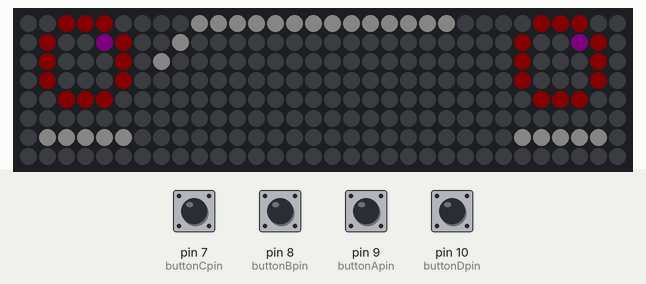
Bench run of a sketch on a simulated Arduino Uno, built with avr-gcc and run on an emulated ATmega328P. On the bench: 32×8 RGB LED matrix (first LED top left, wired row by row). The test bench sets the inputs (shaded band); at power-on: pin 7 (buttonCpin), pin 8 (buttonBpin), pin 9 (buttonApin), pin 10 (buttonDpin) HIGH. Dim RGB values are drawn brighter than linear; random numbers use the default seed unless the sketch sets one; what the sketch prints to the serial monitor is not drawn.

Above: at 5.7 s.
5.8 s: pin 8 (buttonBpin) pulled LOW for 1 s
At 9.13 s:
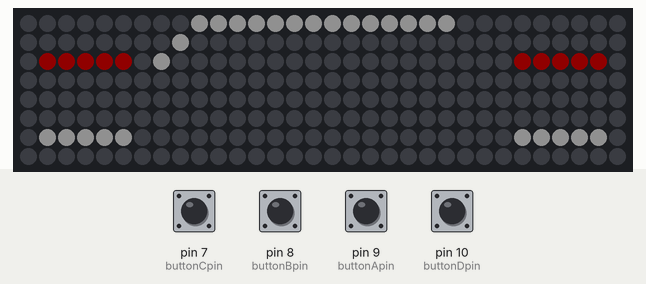
9.8 s: pin 10 (buttonDpin) pulled LOW for 0.25 s
At 10.41 s:
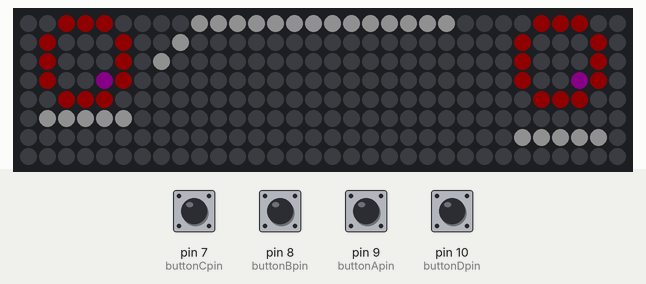
11.8 s: pin 7 (buttonCpin) pulled LOW for 0.25 s
At 12.57 s:
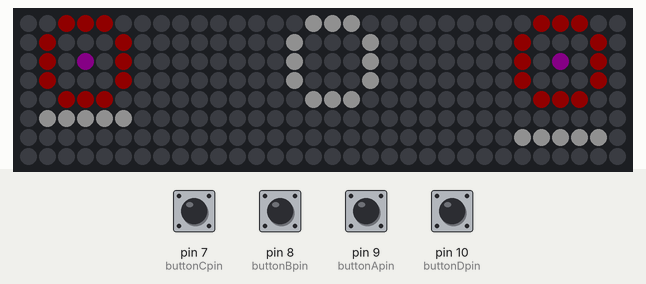
13.7 s: pin 9 (buttonApin) pulled LOW for 0.25 s
At 14.13 s:
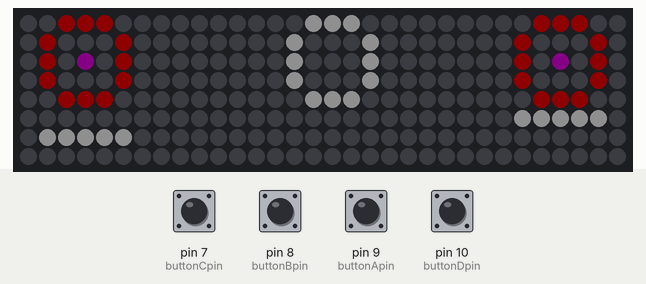
15.4 s: pin 7 (buttonCpin) pulled LOW for 1 s
At 16.05 s:
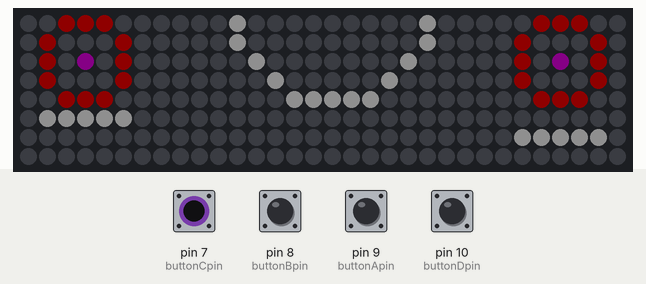
17.9 s: pin 8 (buttonBpin) pulled LOW for 0.25 s
At 18.43 s:
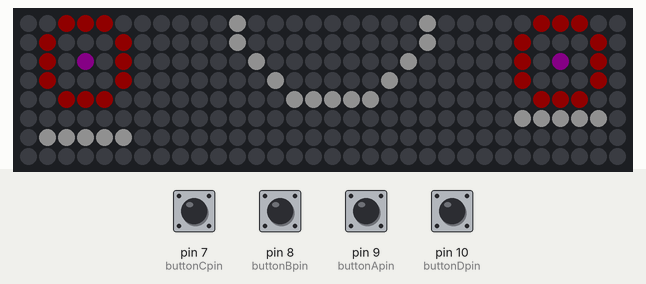
Timing chart, 0 to 20.6 s (numbered marks = the images above; inputs shaded):
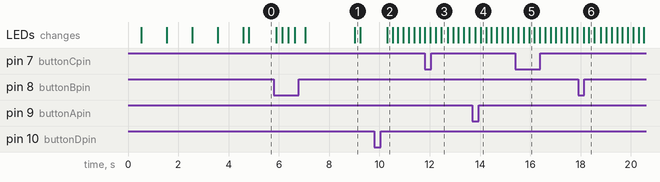

The sketch:

_OLD_Led_MAtrix_Face.ino
```cpp
#include <FastLED.h>        //https://github.com/FastLED/FastLED
#include <LEDMatrix.h>      //https://github.com/Jorgen-VikingGod/LEDMatrix
//#include "SR04.h"
//#define TRIG_PIN 12
//#define ECHO_PIN 11
//SR04 sr04 = SR04(ECHO_PIN, TRIG_PIN);
//long a;

const int SW_pin = 2; // digital pin connected to switch output
const int X_pin = 0; // analog pin connected to X output
const int Y_pin = 1; // analog pin connected to Y output

// Change the next defines to match your matrix type and size
#define DATA_PIN            6

#define COLOR_ORDER         GRB
#define CHIPSET             WS2812B

// initial matrix layout (to get led strip index by x/y)
#define MATRIX_WIDTH        32
#define MATRIX_HEIGHT       8
#define MATRIX_TYPE         VERTICAL_ZIGZAG_MATRIX
#define MATRIX_SIZE         (MATRIX_WIDTH*MATRIX_HEIGHT)
#define NUMPIXELS           MATRIX_SIZE

// create our matrix based on matrix definition
cLEDMatrix<MATRIX_WIDTH, MATRIX_HEIGHT, MATRIX_TYPE> leds;
int buttonApin = 9;
int buttonBpin = 8;
int buttonCpin = 7;
int buttonDpin = 10;
int testcounter;

uint8_t hue;
int16_t counter;
bool eyeMove = true;
int countermax = 20;
void setup()
{
  pinMode(buttonApin, INPUT_PULLUP);
  pinMode(buttonBpin, INPUT_PULLUP);
  pinMode(buttonCpin, INPUT_PULLUP);
  pinMode(buttonDpin, INPUT_PULLUP);
  pinMode(SW_pin, INPUT);
  digitalWrite(SW_pin, HIGH);
  // initial LEDs
  FastLED.addLeds<CHIPSET, DATA_PIN, COLOR_ORDER>(leds[0], leds.Size()).setCorrection(TypicalSMD5050);
  FastLED.setCorrection(TypicalLEDStrip);
  FastLED.setBrightness(8);
  FastLED.clear(true);
  delay(500);
  FastLED.showColor(CRGB::Red);
  delay(1000);
  FastLED.showColor(CRGB::Green);
  delay(1000);
  FastLED.showColor(CRGB::Blue);
  delay(1000);
  FastLED.showColor(CRGB::White);
  delay(1000);
  FastLED.clear(true);
  Serial.begin(9600);

  hue = 0;
  counter = 0;

}
int brightness = 12;
int lookDir = 7;
//up0
//down1
//left2
//right3
//upleft4
//upright5
//downleft6
//downright7
//center8
int mouthState = 0;
int counterMouth = 0;
int lastStateC = HIGH;
int currentStateC;
int lastStateD = HIGH;
int currentStateD;
int browState = 0;
int pupilCount = 0;
int pupilMax = 20;
int pupilDefaultCounter;


void loop()
{

  if (testcounter == 10000){
      FastLED.setBrightness(brightness);
  FastLED.clear(true);
  delay(500);
  FastLED.showColor(CRGB::Red);
  delay(1000);
  FastLED.showColor(CRGB::Green);
  delay(1000);
  FastLED.showColor(CRGB::Blue);
  delay(1000);
  FastLED.showColor(CRGB::White);
  delay(1000);
  FastLED.clear(true);
  testcounter = 0;
  }


testcounter++;
  int16_t sx, sy, x, y;
  uint8_t h;

  FastLED.clear();
  pupilCount++;
  counter++;
  pupilDefaultCounter++;
  h = hue;
  //FastLED.showColor(CRGB(153,153,255));
  //leds.DrawFilledRectangle(0,0,32,8,CRGB(0,0,255));
  currentStateC = digitalRead(buttonCpin);
  currentStateD = digitalRead(buttonDpin);
  leds.DrawCircle(3, 5, 2, CHSV(h, 255, 255));
  // leds.DrawLine(3, 5, 3, 5, CRGB::Purple);
  eyeL(lookDir);
  leds.DrawCircle(28, 5, 2, CHSV(h, 255, 255));
  //leds.DrawLine(28, 5, 28, 5, CRGB(255, 0, 255));
  eyeR(lookDir);
  mouth(mouthState);
  eyebrows(browState);

  //delay(400);

  if (counter >= countermax) {
    //lookDir = "center";
    leds.DrawCircle(3, 5, 2, CHSV(0, 0, 0));
    leds.DrawLine(3, 5, 3, 5, CRGB::Black);
    leds.DrawLine(1, 5, 5, 5, CRGB::Red);
    leds.DrawCircle(28, 5, 2, CHSV(0, 0, 0));
    leds.DrawLine(28, 5, 28, 5, CRGB(0, 0, 0));
    leds.DrawLine(26, 5, 30, 5, CRGB::Red);
    delay(50);
    counter = 0;
    countermax = random(10, 50);
  }
  if (pupilCount >= pupilMax){
    pupilMax = random(50,300);
    pupilCount = 0;
    pupilDefaultCounter = 0;
    lookDir = random(0,9);

  }
  if(pupilDefaultCounter >= 10){
    lookDir = 8;
  }


  if (digitalRead(buttonApin) == LOW) {
    Serial.print(brightness);
    brightness--;
    FastLED.setBrightness(brightness);
    delay(30);


  }
  if (digitalRead(buttonBpin) == LOW) {
    Serial.print(brightness);
    brightness++;
    FastLED.setBrightness(brightness);
    delay(30);


  }
  if (currentStateC == LOW && lastStateC == HIGH ) {


    if (counterMouth <= 3) {
      mouthState++;
      counterMouth++;
      Serial.print(mouthState);
    } else {
      counterMouth = 0;
      mouthState = 0;
    }

  }
    if (currentStateD == LOW && lastStateD == HIGH ) {


    if (browState < 3) {
        browState++;
      Serial.print(mouthState);
    } else {
      browState = 0;
    }

  }

  lastStateC = currentStateC;
  lastStateD = currentStateD;
  FastLED.show();
}

void eyeL(int leftLook) {
  if (leftLook == 0) {
    leds.DrawLine(3, 5, 3, 5, CRGB::Black);
    leds.DrawLine(3, 4, 3, 4, CRGB::Purple);
  } else if (leftLook == 1) {
    leds.DrawLine(3, 5, 3, 5, CRGB::Black);
    leds.DrawLine(3, 6, 3, 6, CRGB::Purple);
  } else if (leftLook == 2) {
    leds.DrawLine(3, 5, 3, 5, CRGB::Black);
    leds.DrawLine(2, 5, 2, 5, CRGB::Purple);
  } else   if (leftLook == 3) {
    leds.DrawLine(3, 5, 3, 5, CRGB::Black);
    leds.DrawLine(4, 5, 4, 5, CRGB::Purple);
  } else   if (leftLook == 4) {
    leds.DrawLine(3, 5, 3, 5, CRGB::Black);
    leds.DrawLine(2, 4, 2, 4, CRGB::Purple);
  } else   if (leftLook == 5) {
    leds.DrawLine(3, 5, 3, 5, CRGB::Black);
    leds.DrawLine(4, 4, 4, 4, CRGB::Purple);
  } else  if (leftLook == 6) {
    leds.DrawLine(3, 5, 3, 5, CRGB::Black);
    leds.DrawLine(2, 6, 2,6, CRGB::Purple);
  } else   if (leftLook == 7) {
    leds.DrawLine(3, 5, 3, 5, CRGB::Black);
    leds.DrawLine(4, 6, 4, 6, CRGB::Purple);
  } else if (leftLook == 8) {
    leds.DrawLine(3, 5, 3, 5, CRGB::Purple);
  }
}
void eyeR(int rightLook) {
  if (rightLook==0) {
    leds.DrawLine(28, 4, 28, 4, CRGB::Purple);
    leds.DrawLine(28, 5, 28, 5, CRGB(0, 0, 0));
  } else if (rightLook==1) {
    leds.DrawLine(28, 6, 28, 6, CRGB::Purple);
    leds.DrawLine(28, 5, 28, 5, CRGB(0, 0, 0));
  } else if (rightLook==2) {
    leds.DrawLine(27, 5, 27, 5, CRGB::Purple);
    leds.DrawLine(28, 5, 28, 5, CRGB(0, 0, 0));
  } else if (rightLook==3) {
    leds.DrawLine(29, 5, 29, 5, CRGB::Purple);
    leds.DrawLine(28, 5, 28, 5, CRGB(0, 0, 0));
  } else if (rightLook==4) {
    leds.DrawLine(27, 4, 27, 4, CRGB::Purple);
    leds.DrawLine(28, 5, 28, 5, CRGB(0, 0, 0));
  } else if (rightLook==5) {
    leds.DrawLine(29, 4, 29, 4, CRGB::Purple);
    leds.DrawLine(28, 5, 28, 5, CRGB(0, 0, 0));
  } else if (rightLook==6) {
    leds.DrawLine(27, 6, 27, 6, CRGB::Purple);
    leds.DrawLine(28, 5, 28, 5, CRGB(0, 0, 0));
  } else if (rightLook==7) {
    leds.DrawLine(29, 6, 29, 6, CRGB::Purple);
    leds.DrawLine(28, 5, 28, 5, CRGB(0, 0, 0));
  } else if (rightLook==8) {
    leds.DrawLine(28, 5, 28, 5, CRGB::Purple);
  }

}
void mouth(int state) {

  if (state == 0) {
    leds.DrawLine(9, 7, 22, 7, CRGB::White);
    leds.DrawLine(7, 5, 9, 7, CRGB::White);

  } else if (state == 1) {
    leds.DrawCircle(16, 5, 2, CRGB::White);
  } else if (state == 2) {
    leds.DrawCircle(16, 8, 5, CRGB::White);
  } else if (state == 3) {
    leds.DrawLine(14, 7, 18, 7, CRGB::White);
    leds.DrawLine(12, 4, 12, 5, CRGB::White);
    leds.DrawLine(12, 5, 14, 7, CRGB::White);
    leds.DrawLine(20, 4, 20, 5, CRGB::White);
    leds.DrawLine(20, 5, 18, 7, CRGB::White);
  }
  else{
    leds.DrawLine(9, 7, 22, 7, CRGB::White);
  }

}
void eyebrows(int state) {
  if (state == 0) {
    leds.DrawLine(26, 1, 30, 1, CRGB::White);
    leds.DrawLine(1, 1, 5, 1, CRGB(255, 255, 255));
    delay(200);

  } else if (state == 1) {
        if (eyeMove == true) {
      delay(200);
      leds.DrawLine(1, 1, 5, 1, CRGB(0, 0, 0));
      leds.DrawLine(1, 2, 5, 2, CRGB(255, 255, 255));
      leds.DrawLine(26, 1, 30, 1, CRGB::White);
      leds.DrawLine(26, 2, 30, 2, CRGB::Black);

      eyeMove = false;
    } else {
      delay(200);
      leds.DrawLine(1, 2, 5, 2, CRGB(0, 0, 0));
      leds.DrawLine(1, 1, 5, 1, CRGB(255, 255, 255));
      leds.DrawLine(26, 2, 30, 2, CRGB::White);
      leds.DrawLine(26, 1, 30, 1, CRGB::Black);

      eyeMove = true;
    }

  } else if (state == 2) {
    delay(200);
    leds.DrawLine(1,0,5,2,CRGB::White);
    leds.DrawLine(30,0,26,2,CRGB::White);

  }
  else{
    delay(200);
  leds.DrawLine(1,2,5,0,CRGB::White);
  leds.DrawLine(30,2,26,0,CRGB::White);
  }
}
```
